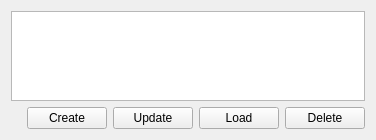
<?xml version="1.0" encoding="UTF-8"?>
<ui version="4.0">
 <class>OSMDownloadProjectWidgetForm</class>
 <widget class="QWidget" name="OSMDownloadProjectWidgetForm">
  <property name="geometry">
   <rect>
    <x>0</x>
    <y>0</y>
    <width>376</width>
    <height>140</height>
   </rect>
  </property>
  <property name="windowTitle">
   <string>Form</string>
  </property>
  <layout class="QVBoxLayout" name="verticalLayout">
   <item>
    <widget class="QListView" name="projectsListView">
     <property name="editTriggers">
      <set>QAbstractItemView::NoEditTriggers</set>
     </property>
     <property name="selectionBehavior">
      <enum>QAbstractItemView::SelectRows</enum>
     </property>
    </widget>
   </item>
   <item>
    <layout class="QHBoxLayout" name="horizontalLayout">
     <item>
      <layout class="QHBoxLayout" name="horizontalLayout_2">
       <item>
        <spacer name="horizontalSpacer">
         <property name="orientation">
          <enum>Qt::Horizontal</enum>
         </property>
         <property name="sizeHint" stdset="0">
          <size>
           <width>40</width>
           <height>20</height>
          </size>
         </property>
        </spacer>
       </item>
       <item>
        <widget class="QPushButton" name="createProject">
         <property name="text">
          <string>Create</string>
         </property>
        </widget>
       </item>
       <item>
        <widget class="QPushButton" name="updateProject">
         <property name="text">
          <string>Update</string>
         </property>
        </widget>
       </item>
       <item>
        <widget class="QPushButton" name="loadProject">
         <property name="text">
          <string>Load</string>
         </property>
        </widget>
       </item>
       <item>
        <widget class="QPushButton" name="deleteProject">
         <property name="text">
          <string>Delete</string>
         </property>
        </widget>
       </item>
      </layout>
     </item>
    </layout>
   </item>
  </layout>
 </widget>
 <resources/>
 <connections/>
</ui>
